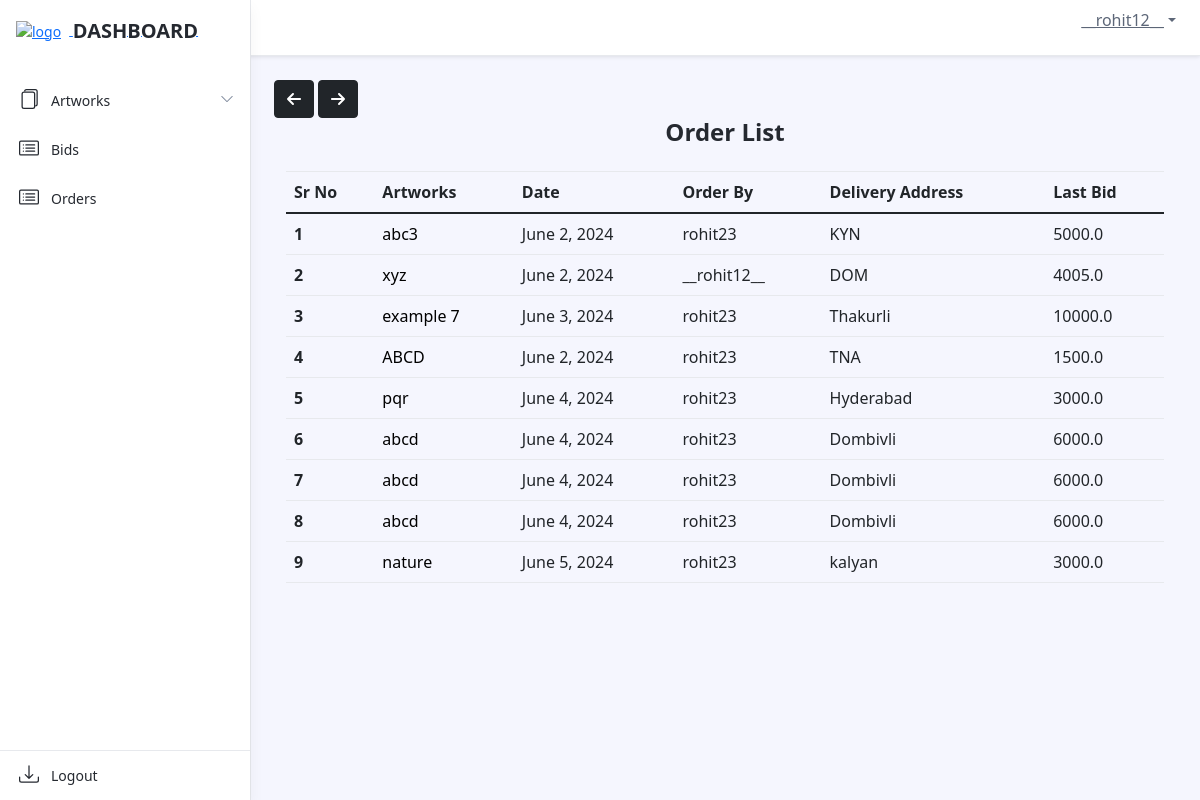
/dashboard/order/ (signed in), run on an earlier commit of the app's database.
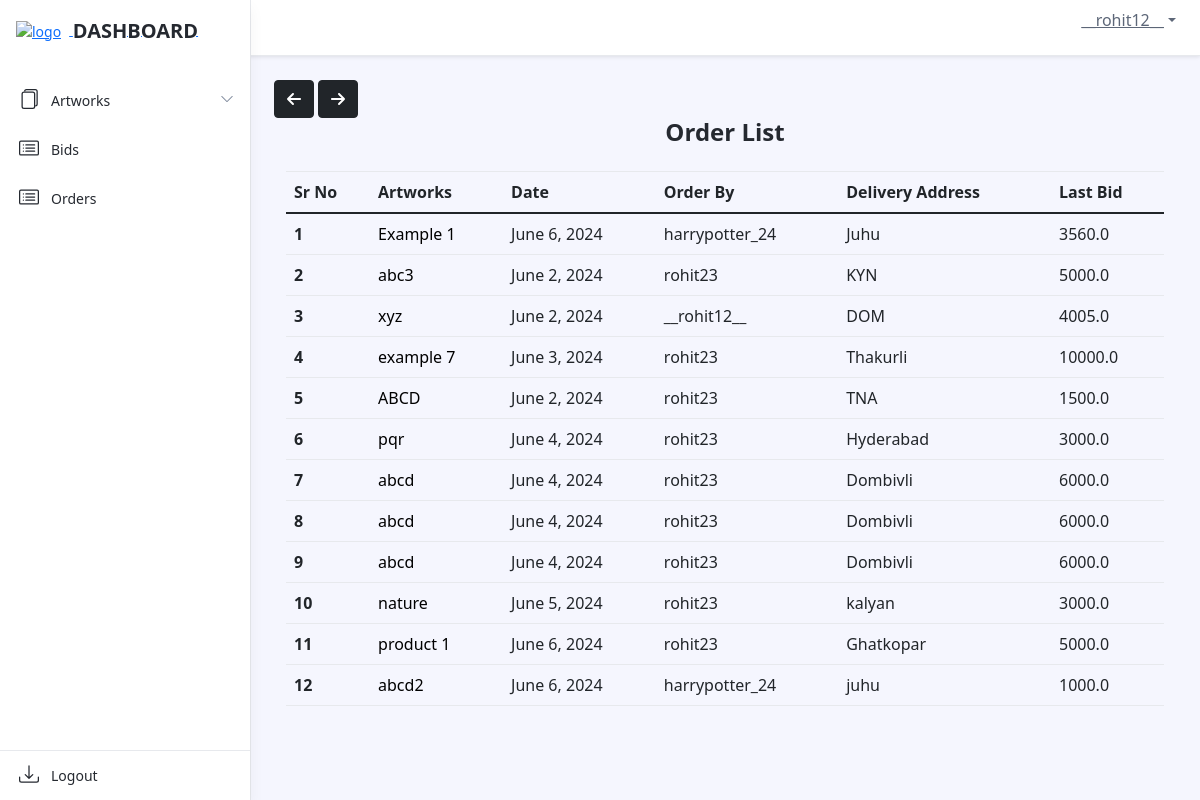
And on a later commit of the database.
### dashboard/models.py (models this page shows, shortened)
class OrderModel(models.Model):
    user = models.ForeignKey(settings.AUTH_USER_MODEL, on_delete=models.CASCADE)
    product = models.ForeignKey(Artwork, on_delete=models.CASCADE)
    order_date = models.DateField(auto_now_add=True)
    order_qty = models.IntegerField(default=0, null=False)
    delivery_at = models.TextField(default=" ", null=False)
    order_price = models.FloatField(default=0, null=False)

class Artwork(models.Model):
    product_id = models.CharField(max_length=255, default="")
    product_name = models.CharField(max_length=255, default="", blank=False, null=False)
    product_price = models.IntegerField(default=0, null=False)
    opening_bid = models.IntegerField(default=0)
    product_cat = models.ForeignKey('Catalogue', on_delete=models.CASCADE)
    product_qty = models.IntegerField(default=0)
    product_image = models.ImageField(upload_to='arts/')
    dimension_unit = models.CharField(max_length=2, choices=[('cm', 'Centimeters'), ('ft', 'Feet')])
    length_in_centimeters = models.FloatField(default=0.0, blank=True, null=True)
    width_in_centimeters = models.FloatField(default=0.0, blank=True, null=True)
    foot = models.FloatField(default=0, blank=True, null=True)
    inches = models.FloatField(default=0, blank=True, null=True)
    end_date = models.DateField()
    user = models.ForeignKey(settings.AUTH_USER_MODEL, on_delete=models.CASCADE)
    is_sold = models.BooleanField(default=False)
    def __str__(self):
        return self.product_name

### dashboard/views.py (the view)
# urls.py: path('order/', views.OrderListView.as_view(), name="order_list"),
class OrderListView(LoginRequiredMixin, ListView):
    model = OrderModel
    template_name = 'dashboard/ordermodel_list.html'
    def get_queryset(self):
        if self.request.user.groups.filter(name='SellerGroup').exists():
            return OrderModel.objects.filter(product__user=self.request.user)
        else:
            return OrderModel.objects.filter(user=self.request.user)

### art/context_processors.py (called while the page is built)
def catalogue_list(request):
    return {"catalogue_list": Catalogue.objects.all()}

### dashboard/models.py (called while the page is built)
    def __str__(self):
        return self.cat_name

### dashboard/templatetags/auth_extras.py (called while the page is built)
@register.filter(name='has_group')
def has_group(user, group_name):
    group = Group.objects.get(name=group_name)
    return True if group in user.groups.all() else False

### templates/dashboard/ordermodel_list.html (shortened to what this page needs)
{% extends './base.html' %}
{% load static %}
{% block links %}
<link rel="stylesheet" href="{% static 'dashboard/css/ordermodel_list.css' %}">
<link rel="stylesheet" href="https://stackpath.bootstrapcdn.com/bootstrap/4.5.2/css/bootstrap.min.css">
{% endblock %}
{% block content %}
{% include './includes/header.html' %}
{% include "art/arrow_button.html" %}
{% load auth_extras %}
<div class="app-wrapper">
    <div class="app-content pt-3 p-md-3 p-lg-4">
        <button onclick="goBack()" class="btn btn-dark"><i class="fa-solid fa-arrow-left"></i></button>
        <button onclick="goForward()" class="btn btn-dark"><i class="fa-solid fa-arrow-right"></i></button>
        <div class="container-xl">
            <h1 class="app-page-title">Order List</h1>
            <div class="row g-4 mb-4">
                <table class="table">
                    <thead>
                        <tr>
                            <th scope="col">Sr No</th>
                            <th scope="col">Artworks</th>
                            <th scope="col">Date</th>
                            {% if user|has_group:"SellerGroup" %}
                            <th scope="col">Order By</th>
                            {% endif %}
                            <th scope="col">Delivery Address</th>
                            <th scope="col">Last Bid</th>
                        </tr>
                    </thead>
                    <tbody>
                        {% for order in object_list %}
                        <tr>
                            <th scope="row">{{ forloop.counter }}</th>
                            <td>
                                <a href="#" class="artworks-order" data-toggle="modal" data-target="#productModal{{ order.product.id }}">{{ order.product }}</a>
                            </td>
                            <td>{{ order.order_date }}</td>
                            {% if user|has_group:"SellerGroup" %}
                            <td>{{ order.user }}</td>
                            {% endif %}
                            <td>{{ order.delivery_at }}</td>
                            <td>{{ order.order_price }}</td>
                        </tr>
                        {% empty %}
                        <tr>
                            <td colspan="7" class="text-center">
                                <h3 class="open-sans-empty">No artworks to show</h3>
                            </td>
                        </tr>
                        {% endfor %}
                    </tbody>
                </table>
            </div>
        </div>
    </div>
</div>
{% endblock %}

What changed in the data, as far as the page shows it:
added OrderModel: product "Example 1", order_date "June 6, 2024", user "harrypotter_24", delivery_at "Juhu", order_price "3560.0"
added OrderModel: product "product 1", order_date "June 6, 2024", user "rohit23", delivery_at "Ghatkopar", order_price "5000.0"
added OrderModel: product "abcd2", order_date "June 6, 2024", user "harrypotter_24", delivery_at "juhu", order_price "1000.0"
